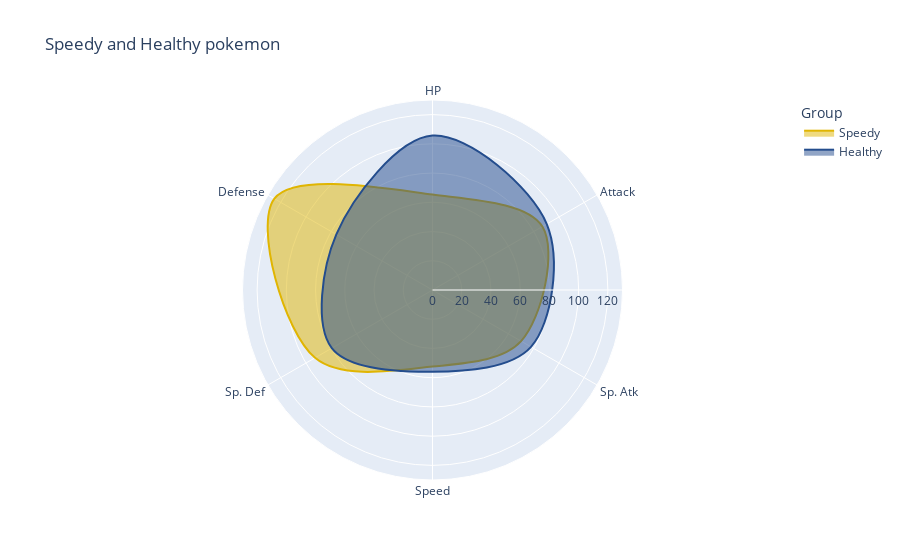

Notebook code for this chart:
### Code cell
fig = px.line_polar(radar_3_0,
              r=radar_3_0[0],
              theta=radar_3_0['index'],
              line_close=True,
              line_shape='spline',
              title='Speedy and Healthy pokemon',
              range_r=(0, 130),
              color='Group',
              color_discrete_map={'Speedy':colors[2], 'Healthy':colors[0]},
              )
fig.update_traces(fill='toself')
fig.show()

### Figure 1 — Plotly figure (JSON) as saved in the notebook; plotly's stock layout.template omitted (floating-point values rounded to 4 significant figures)
{"data": [{"hovertemplate": "Group=Speedy<br>0=%{r}<br>index=%{theta}<extra></extra>", "legendgroup": "Speedy", "line": {"color": "#E0B502", "dash": "solid", "shape": "spline"}, "marker": {"symbol": "circle"}, "mode": "lines", "name": "Speedy", "r": [65.3, 86.82, 70.01, 52.4, 92.8, 124.9, 65.3], "showlegend": true, "subplot": "polar", "theta": ["HP", "Attack", "Sp. Atk", "Speed", "Sp. Def", "Defense", "HP"], "type": "scatterpolar", "fill": "toself"}, {"hovertemplate": "Group=Healthy<br>0=%{r}<br>index=%{theta}<extra></extra>", "legendgroup": "Healthy", "line": {"color": "#244D8D", "dash": "solid", "shape": "spline"}, "marker": {"symbol": "circle"}, "mode": "lines", "name": "Healthy", "r": [105.6, 90.28, 77.83, 55.96, 79.56, 75.98, 105.6], "showlegend": true, "subplot": "polar", "theta": ["HP", "Attack", "Sp. Atk", "Speed", "Sp. Def", "Defense", "HP"], "type": "scatterpolar", "fill": "toself"}], "layout": {"polar": {"domain": {"x": [0.0, 1.0], "y": [0.0, 1.0]}, "angularaxis": {"direction": "clockwise", "rotation": 90}, "radialaxis": {"range": [0, 130]}}, "legend": {"title": {"text": "Group"}, "tracegroupgap": 0}, "title": {"text": "Speedy and Healthy pokemon"}}}
